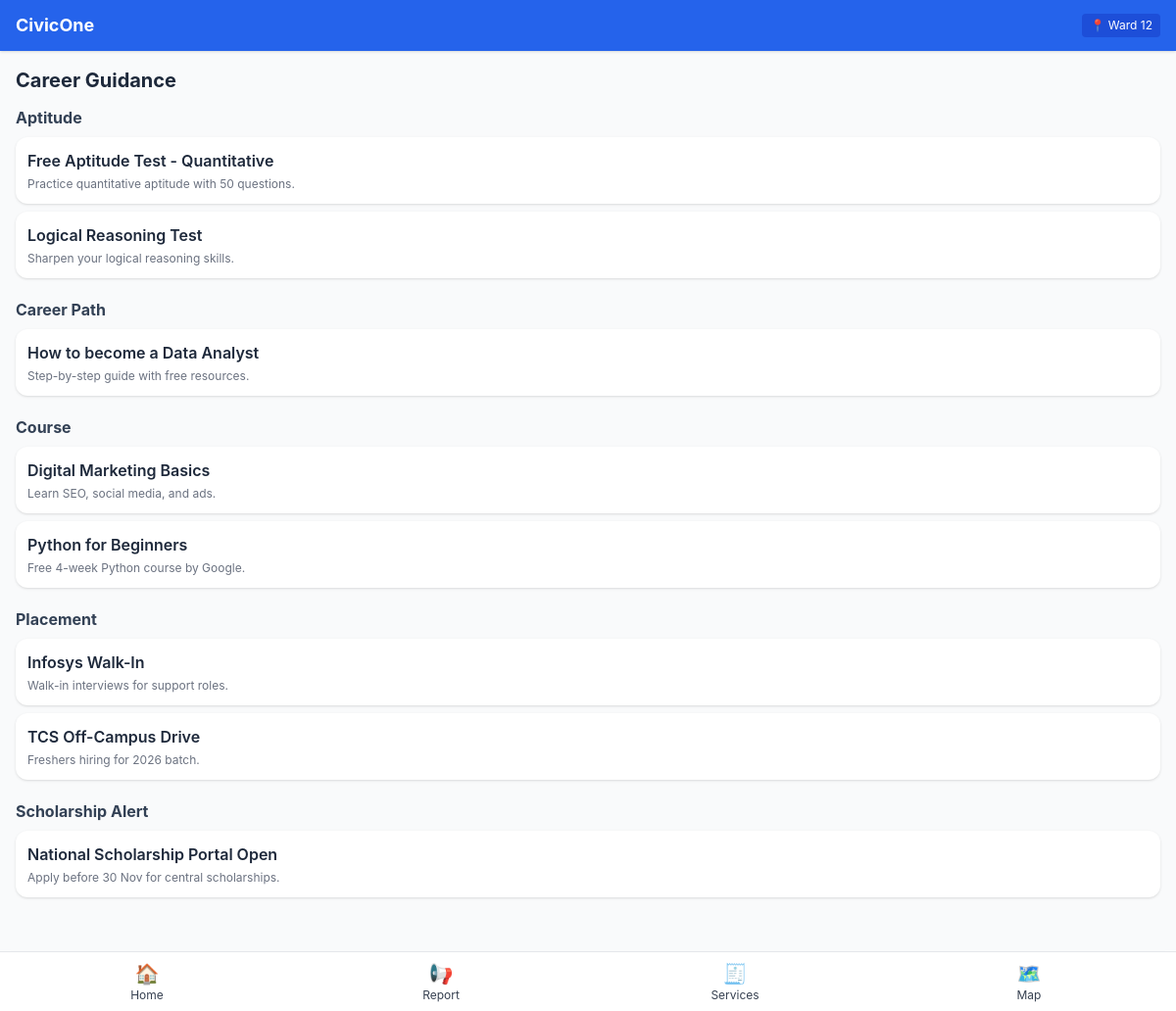
Page /career on the committed database.
### tables this page shows
CREATE TABLE career_item (
  id INTEGER PRIMARY KEY AUTOINCREMENT,
  type TEXT,
  title TEXT,
  description TEXT,
  link TEXT
);

### app.py (the view)
@app.route("/career")
def career():
    db = get_db()
    rows = db.execute("SELECT * FROM career_item ORDER BY type, title").fetchall()
    db.close()
    grouped = {}
    for r in rows:
        grouped.setdefault(r["type"], []).append(r)
    return render_template("career.html", grouped=grouped)

### app.py (called while the page is built)
def get_db():
    conn = sqlite3.connect(DB_PATH)
    conn.row_factory = sqlite3.Row
    return conn

### templates/career.html
{% extends "base_mobile.html" %}
{% block content %}
<div class="p-4">
  <h2 class="text-xl font-bold text-slate-800 mb-3">Career Guidance</h2>
  {% for type, items in grouped.items() %}
  <div class="mb-5">
    <h3 class="font-bold text-slate-700 mb-2">{{ type }}</h3>
    <div class="space-y-2">
      {% for i in items %}
      <a href="{{ i.link }}" target="_blank" class="block bg-white p-3 rounded-xl shadow">
        <div class="font-semibold text-slate-800">{{ i.title }}</div>
        <div class="text-xs text-gray-500 mt-1">{{ i.description }}</div>
      </a>
      {% endfor %}
    </div>
  </div>
  {% endfor %}
</div>
{% endblock %}

### templates/base_mobile.html (style rules this page uses)
body { font-family: -apple-system, BlinkMacSystemFont, "Segoe UI", Roboto, sans-serif; }

### rows in the picture
career_item: type "Aptitude", title "Free Aptitude Test - Quantitative", description "Practice quantitative aptitude with 50 questions."
career_item: title "Logical Reasoning Test", description "Sharpen your logical reasoning skills."
career_item: type "Career Path", title "How to become a Data Analyst", description "Step-by-step guide with free resources."
career_item: type "Course", title "Digital Marketing Basics", description "Learn SEO, social media, and ads."
career_item: title "Python for Beginners", description "Free 4-week Python course by Google."
career_item: type "Placement", title "Infosys Walk-In", description "Walk-in interviews for support roles."
career_item: title "TCS Off-Campus Drive", description "Freshers hiring for 2026 batch."
career_item: type "Scholarship Alert", title "National Scholarship Portal Open", description "Apply before 30 Nov for central scholarships."
